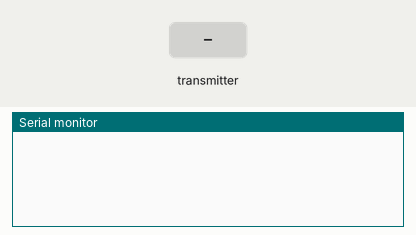
Simulated run of this sketch. Board: ESP32. Shown: the last lines printed to the serial monitor. The inputs (shaded band) are chosen by the test bench.

Above: at 1.2 s.
1.3 s: the transmitter starts sending temp_aht = 0
At 1.66 s:
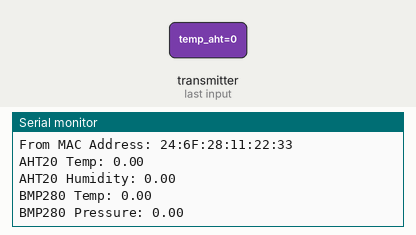
2.8 s: the transmitter starts sending humidity = 25
4.3 s: the transmitter starts sending temp_bmp = 25
5.8 s: the transmitter starts sending pressure = 1
At 6.16 s:
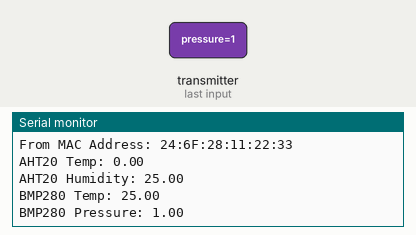
7.3 s: the transmitter starts sending temp_aht = 25
8.8 s: the transmitter starts sending humidity = 50
Timing chart, 0 to 11.3 s (numbered marks = the images above; inputs shaded):
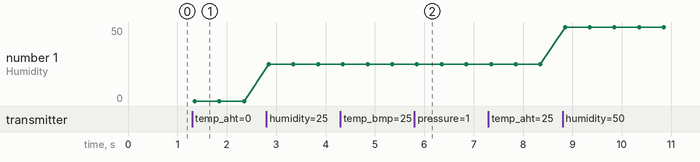

Measured:
- after the input at 1.3 s, the serial monitor: prints a new line after 0.05 s (image 1)
- after the input at 5.8 s, the serial monitor: prints a new line after 0.06 s (image 2)
- plotted number 1: 0 → 25 after the input at 2.8 s, 25 → 50 after the input at 8.8 s

The sketch:

esp_now_receiver.ino
```cpp
#include <esp_now.h>
#include <WiFi.h>
#include <esp_wifi.h> // Needed for esp_now_recv_info_t

// Define a data structure
typedef struct struct_message {
    float temp_aht;
    float humidity;
    float temp_bmp;
    float pressure;
} struct_message;

// Create a struct_message called myData
struct_message myData;

// Callback function that will be executed when data is received
void OnDataRecv(const esp_now_recv_info * info, const uint8_t *incomingData, int len) {
  memcpy(&myData, incomingData, sizeof(myData));
  Serial.print("Bytes received: ");
  Serial.println(len);
  Serial.print("From MAC Address: ");
  for (int i = 0; i < 6; i++) {
    Serial.print(info->src_addr[i], HEX);
    if (i < 5) Serial.print(":");
  }
  Serial.println();

  Serial.print("AHT20 Temp: ");
  Serial.println(myData.temp_aht);
  Serial.print("AHT20 Humidity: ");
  Serial.println(myData.humidity);
  Serial.print("BMP280 Temp: ");
  Serial.println(myData.temp_bmp);
  Serial.print("BMP280 Pressure: ");
  Serial.println(myData.pressure);
  Serial.println();
}

void setup() {
  // Initialize Serial Monitor
  Serial.begin(115200);

  // Set device as a Wi-Fi Station
  WiFi.mode(WIFI_STA);

  // Init ESP-NOW
  if (esp_now_init() != ESP_OK) {
    Serial.println("Error initializing ESP-NOW");
    return;
  }

  // Once ESPNow is successfully Init, we will register for recv CB to
  // get recv packer info
  esp_now_register_recv_cb(OnDataRecv);
}

void loop() {
  // Leave blank
}
```
